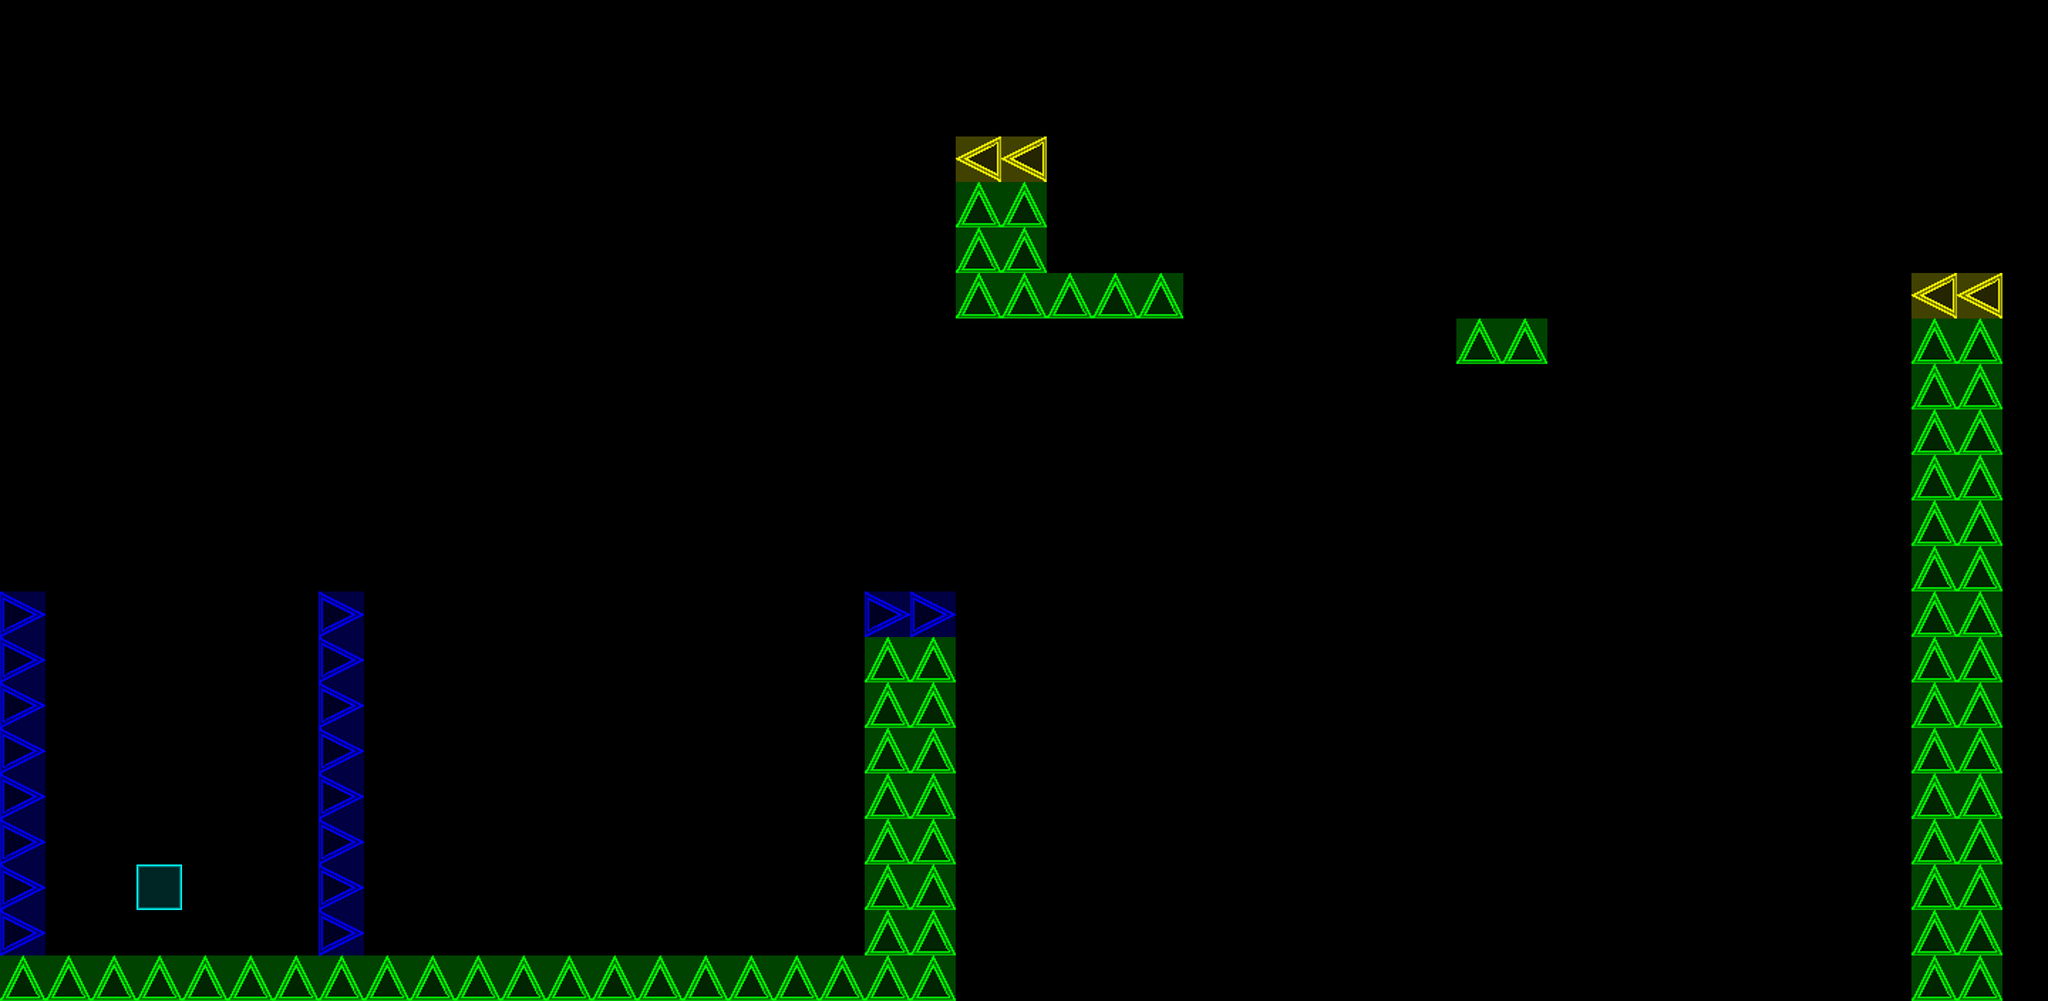

This game map was drawn from its Tiled (.tmx) file and the tilesets committed beside it. A one-line description and the trimmed map source follow:
An orthogonal 45x22 tile map with 128x128 px tiles, 1 tile layer (Tile Layer 2) and 1 object (Player).

<map version="1.0" orientation="orthogonal" width="45" height="22" tilewidth="128" tileheight="128">
 <tileset firstgid="1" name="sheet" tilewidth="128" tileheight="128">
  <image source="sheet128.png" width="640" height="128" />
 </tileset>
 <layer name="Tile Layer 2" width="45" height="22">
  <data>[990 cells, 99 non-empty, 4 distinct tile ids]</data>
 </layer>
 <objectgroup name="Objects" width="45" height="22">
  <object name="Player" x="1792" y="2304" width="128" height="128" />
 </objectgroup>
</map>
